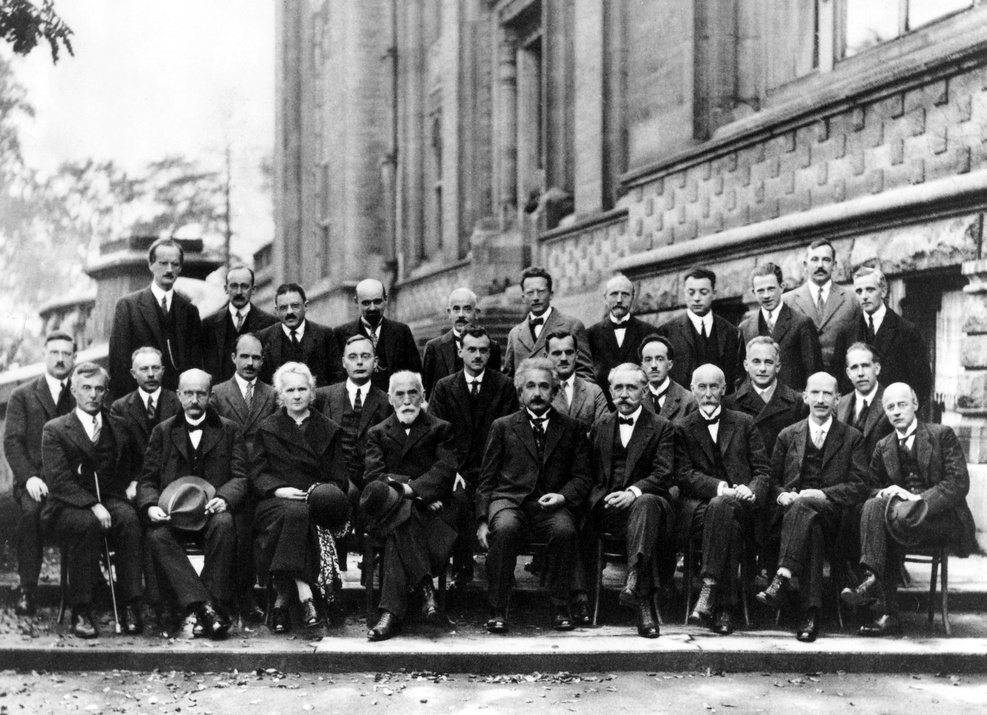
#> input picture Solvay_conference_1927.jpg, 987 x 715 px, shrunk from 3000 x 2171 before the run
$ jupyter execute face_detection.ipynb   (shell and % lines are left out)   (Python 2 division)
#> lines starting #> are read from the running program, lines starting #| are printed output that depends on the picture; after the words box and inside, x2 and y2 are one past the last pixel; in counts of white or black regions, pixels touching at a corner belong together
# OpenCV (3.1.0) を用いた顔認識

by Makoto Otsuka

- 写真の中にある顔を認識してみよう！

## 参考にしたページ

- [OpenCVで顔認識を行い、顔の部分だけトリミングして保存する【Python】](http://famirror.hateblo.jp/entry/2015/12/19/180000)

## OpenCV (3.1.0) のインストール方法

- OpenCV (3.1.0) のインストールにはAnaconda (Python 2.7用）がおすすめ。
- 以下のワンラインコマンドでインストール（自分の環境はOSX 10.10.5）

```
conda install -c https://conda.binstar.org/menpo opencv3
```

[cell 1]
import matplotlib.pyplot as plt

[cell 2]
import cv2 # OpenCV (3.1.0) の読み込み

[cell 3]
cv2.rectangle

[cell 4]
import sys
import os
import shutil

[cell 5]
# カスケード分類器で用いる顔認識用のXMLファイルを読み込む
cascade_path = os.path.join(os.environ['HOME'],
                            "anaconda/share/OpenCV/haarcascades/haarcascade_frontalface_alt.xml")

[cell 6]
# 写真を読み込む

# サンプル用の写真は以下のサイトからダウンロードしローカルに保存
# https://upload.wikimedia.org/wikipedia/commons/6/6e/Solvay_conference_1927.jpg

image_path = "Solvay_conference_1927.jpg"

[cell 7]
path = os.path.splitext(image_path)

[cell 8]
image = cv2.imread(image_path)
#> image is the input picture: shape (715, 987, 3); min 0, max 255, mean 120.8

[cell 9]
image.shape
#> Out = (715, 987, 3)

[cell 10]
plt.subplots(figsize=(12, 8))
plt.imshow(image)
plt.axis('off');

[cell 11]
# cv2.imreadで読み込んだ画像はBGRになるっぽい。
# http://www.pyimagesearch.com/2014/11/03/display-matplotlib-rgb-image/

plt.subplots(figsize=(12, 8))
plt.imshow(cv2.cvtColor(image, cv2.COLOR_BGR2RGB))
plt.axis('off');

[cell 12]
# グレースケールに変換
image_gray = cv2.cvtColor(image, cv2.COLOR_BGR2GRAY)

[cell 13]
# カスケード分類器の特徴量を取得する
cascade = cv2.CascadeClassifier(cascade_path)

[cell 14]
# 画像の中にある顔を検出
facerect = cascade.detectMultiScale(image_gray, scaleFactor=1.2, minNeighbors=2, minSize=(10, 10))
#> facerect = 28 rows, first 6: [221, 273, 36, 36], [520, 280, 32, 32], [272, 294, 35, 35], [460, 336, 36, 36], [741, 344, 44, 44], [841, 350, 40, 40]

[cell 15]
print "face rectangle"
print facerect
#> (printed output is left out)

[cell 16]
if len(facerect) > 0:
    color = (240, 240, 240) # 灰色
    for rect in facerect:
        # 検出した顔を囲む矩形の作成
        cv2.rectangle(image, tuple(rect[0:2]), tuple(rect[0:2] + rect[2:4]), color, thickness=7)
#> this loop made 28 passes
#> rect on passes 1 to 12: [221, 273, 36, 36], [520, 280, 32, 32], [272, 294, 35, 35], [460, 336, 36, 36], [741, 344, 44, 44], [841, 350, 40, 40], [130, 352, 40, 40], [75, 374, 36, 36], [802, 246, 36, 36], [154, 253, 31, 31], [848, 276, 35, 35], [598, 278, 41, 41]
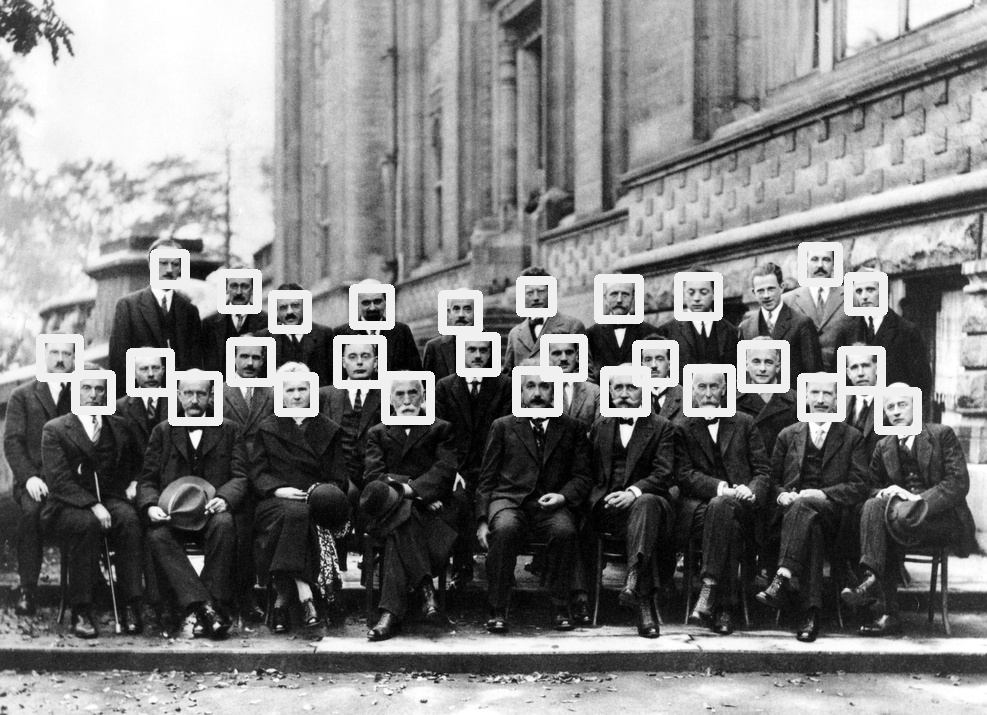
#> image: shape (715, 987, 3); 5.27% of pixels changed, all inside (x1, y1, x2, y2) = (36, 242, 922, 435)

    # 認識結果の保存
    new_image_path = path[0] + "_all" + path[1]
    cv2.imwrite(new_image_path, image)

[cell 17]
plt.subplots(figsize=(12, 8))
new_image = cv2.imread(new_image_path)
#> new_image: shape (715, 987, 3); min 0, max 255, mean 127.8
plt.imshow(cv2.cvtColor(new_image, cv2.COLOR_BGR2RGB))
plt.axis('off');


$ run again, with mandrill.png saved as Solvay_conference_1927.jpg
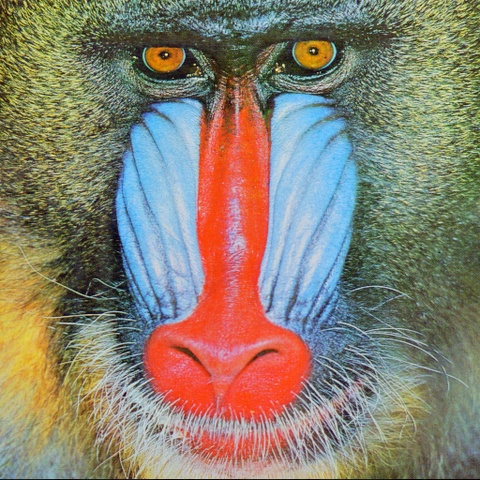
#> input picture mandrill.png, 480 x 480 px
#> image is the input picture: shape (480, 480, 3); mean B, G, R 112.6, 128.4, 136.9
#> `image_gray = cv2.cvtColor(image, cv2.COLOR_BGR2GRAY)`:
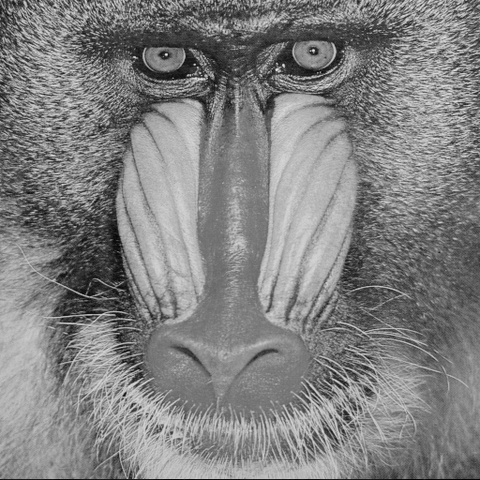
#> image_gray: shape (480, 480); min 2, max 240, mean 129.1
#> facerect = ()
